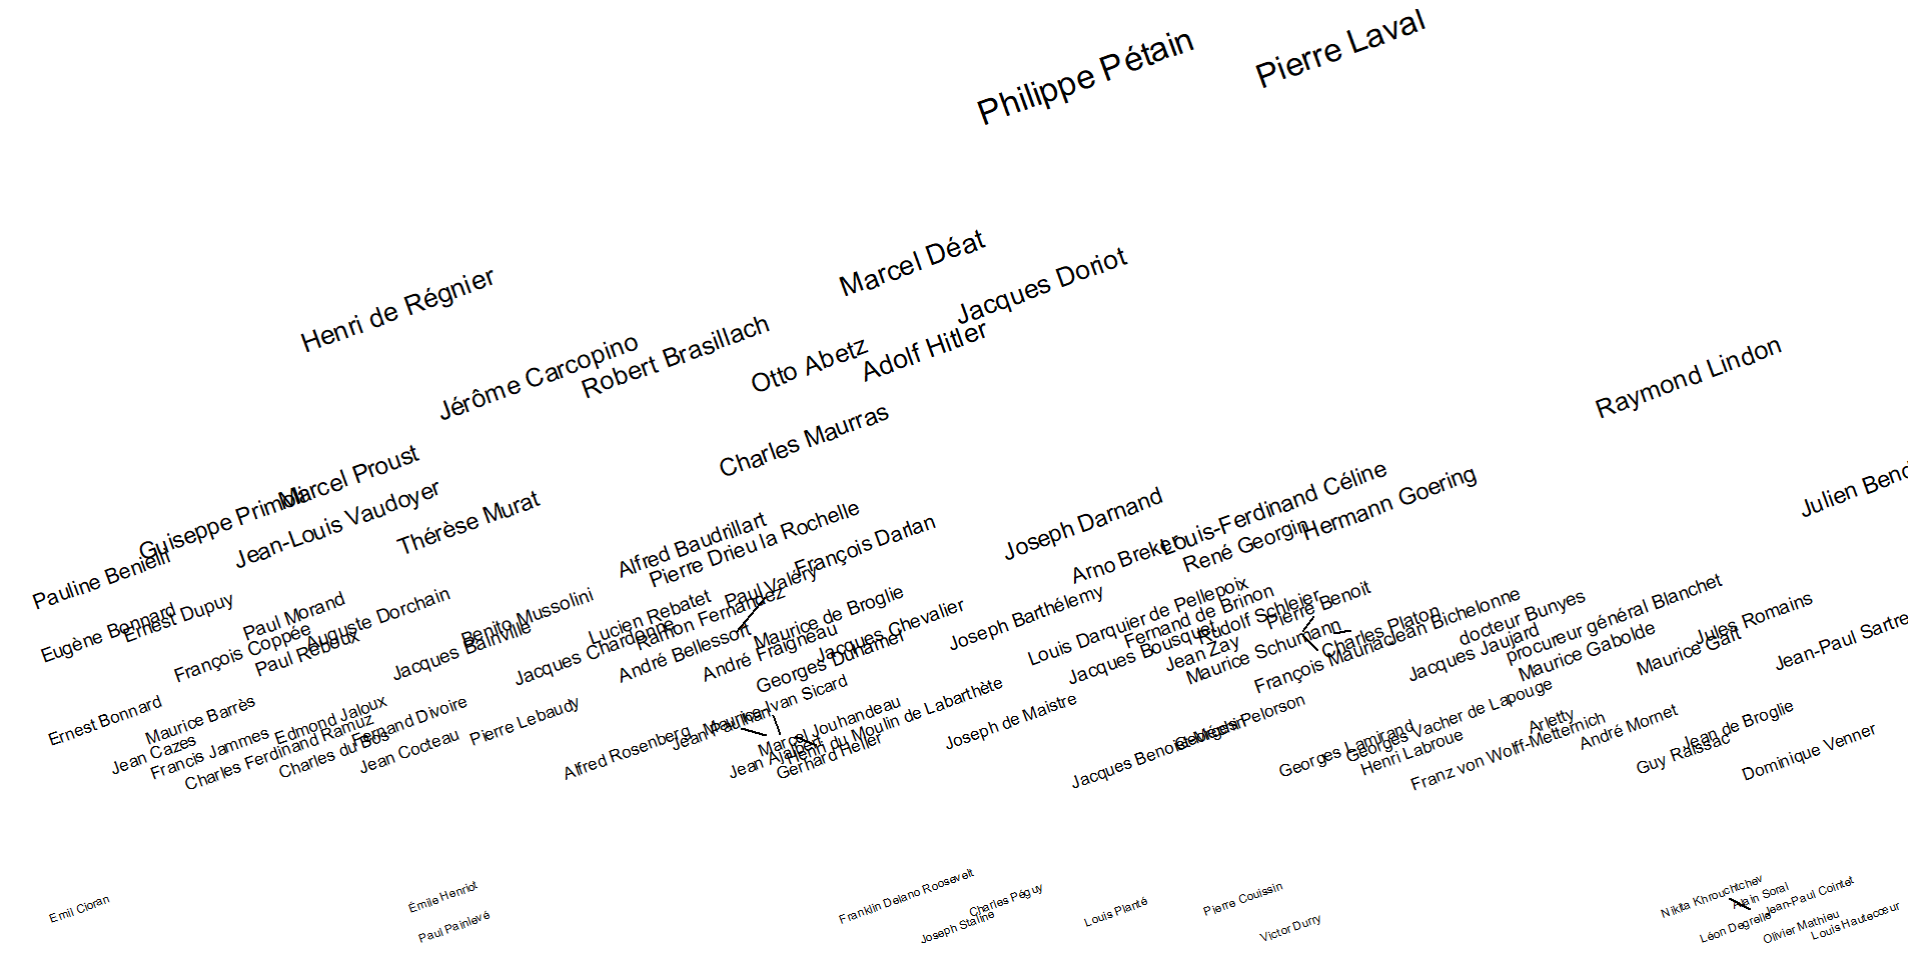

Reproduce this figure in R.
library(plotly)
library(stringr)
library(ggplot2)
library(plotly)
library(ggrepel)
library(ggrepel)
index<-readLines("C:/Users/Benjamin/Desktop/index.txt")
index=str_replace_all(index,"([[:digit:]]) ([[:alpha:]])", "\\1\n\\2")

index
writeLines(index,"C:/Users/Benjamin/Desktop/index1.txt")

index<-read.csv("C:/Users/Benjamin/Desktop/index.csv",encoding = "UTF-8",sep = ",",header = F)

for (i in 3:length(index)) {
  index[,i]=str_replace_all(index[,i]," ","")
  index[,i]=str_replace_all(index[,i],"-",":")
  index[,i]=paste0(substr(index[,i],1,3),":",substr(index[,i],4,7))
}
for (i in 3:length(index)) {
  index[,i]=str_replace_all(index[,i],"::",":")
  index[,i]=str_replace_all(index[,i],":$","")
  index[,i]=str_replace_all(index[,i],"NA:NA","")
}
for (i in 3:length(index)) {
  index[,i]=str_replace_all(index[,i],":$","")
}
index$V16[1]="212"
# index$V3[22]="199,200"
index$V3[315]="155"
# index$V4[92]="230,231,232"
# index$V4[117]="140,141"
for (i in 3:length(index)) {
  for (j in 1:length(index$V1)) {
    if(str_detect(index[j,i],":")==T){
      print(str_c(j," ",i))
      a=as.integer(str_extract(index[j,i],"[:digit:]+"))
      b=str_remove(str_extract(index[j,i],":.+"),":")
      b=iconv(b,to="ASCII//TRANSLIT")
      b=abs(as.integer(b))
      print(a)
      print(b)
      index[j,i]=paste(seq(a,b),collapse=",")
      if(i>3){index[j,3]=str_c(index[j,3],",",index[j,i])}
    }
  }}
index$V3[7]="264,273"
index$V2[7]=""
index=cbind(index$V1,index$V2,index$V3)
index=as.data.frame(index)
colnames(index)=c("nom","prenom","pages")
index$nb=str_count(index$pages,",")+1
index$moyenne=str_split(index$pages,",")
for(i in 1:length(index$pages)){
  index$moyenne[i]=round(mean(as.integer(unlist(as.vector(index$moyenne[i])))))
}
index$nom=str_c(index$prenom," ",index$nom)
index$moyenne=as.integer(index$moyenne)
index=index[-175,]
# plot=plot_ly(index, x = ~moyenne, y = ~nb, text = ~nom, type = 'scatter', mode = 'markers',size = ~nb,sizes = c(10, 25),
#              marker = list(sizemode="diameter", opacity = 0))
# plot=plot%>%add_text()

plot=ggplot(index,aes(x=moyenne,y=nb))+geom_text_repel(label=index$nom,size=index$nb/2,angle=30)+theme_tufte()+theme(plot.background = element_rect(fill = 'white', colour = 'white'))
plot=ggplot(index,aes(x=moyenne,y=nb))+geom_text_repel(label=index$nom,size=2+log(index$nb),angle=20)+scale_y_continuous(trans='log')+theme_tufte()+theme(plot.background = element_rect(fill = 'white', colour = 'white'))
plot=ggplot(index,aes(x=moyenne,y=nb))+geom_text_repel(label=index$nom,size=2,angle=20)+scale_y_continuous(trans='log')+theme_tufte()+theme(plot.background = element_rect(fill = 'white', colour = 'white'))
plot

plot=ggplot(index,aes(x=moyenne,y=nb))+geom_text_repel(label=index$nom,size=2+log(index$nb),angle=20)+
  scale_y_continuous(trans='log')+
  theme_tufte()+theme(strip.text.y = element_text(angle = 0),
                      panel.spacing.x=unit(0, "lines"),
                      panel.spacing.y=unit(0, "lines"),
                      panel.margin.x=unit(0, "lines") , panel.margin.y=unit(0,"lines"),
                      axis.title = element_blank(),
                      axis.ticks = element_blank(),
                      panel.grid = element_blank(),
                      axis.text.y= element_blank(),
                      axis.ticks.y = element_blank(),
                      axis.text.x= element_blank(),
                      axis.ticks.x= element_blank(),
                      axis.line.x= element_blank(),
                      axis.line.y= element_blank(),plot.background = element_rect(fill = 'white', colour = 'white'))
plot+ggsave("C:/Users/Benjamin/Desktop/index.png",scale=4)
ggplotly(plot)
